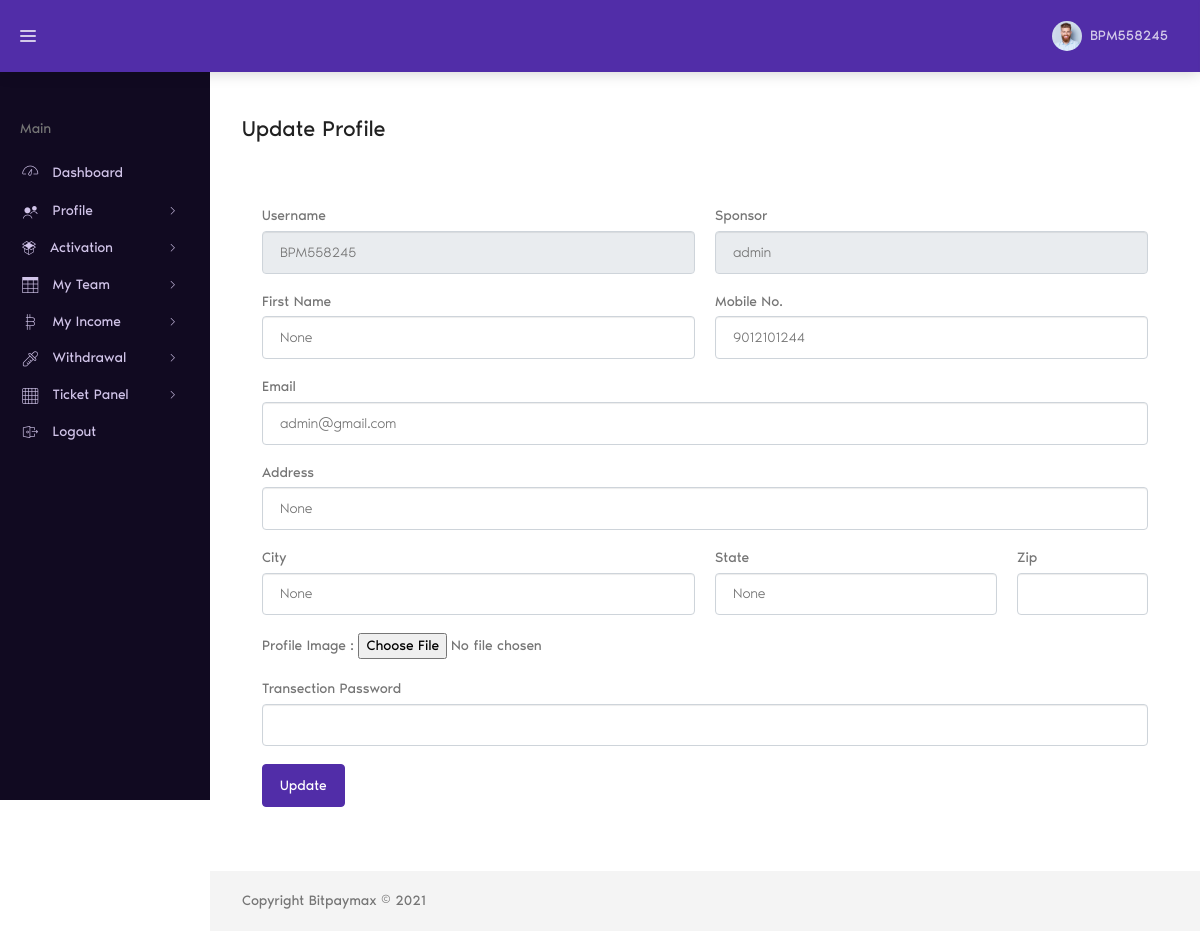
Page /profile/update-profile/ (signed in) on the committed database.
### account/models.py (models this page shows, shortened)
class Account(AbstractBaseUser):
	email 					= models.EmailField(verbose_name="email", max_length=60, unique=False,blank=True,null=True)
	username 				= models.CharField(max_length=30, unique=True)
	date_joined				= models.DateTimeField(verbose_name='date joined', auto_now_add=True)
	date_active				= models.DateTimeField(verbose_name='date active',null=True,blank=True)
	last_login				= models.DateTimeField(verbose_name='last login', auto_now=True)
	is_admin				= models.BooleanField(default=False)
	is_active				= models.BooleanField(default=True)
	is_active1              = models.BooleanField(default=False)
	is_staff				= models.BooleanField(default=False)
	is_superuser			= models.BooleanField(default=False)
	total_level_income      = models.FloatField(default=0)
	withdrawal_amount       = models.FloatField(default=0)
	total_roi_income        = models.FloatField(default=0)
	activation_amount       = models.FloatField(default=0)
	available_amount		= models.FloatField(default=0)
	first_name				= models.CharField(max_length=30, unique=False,blank=True,null=True)
	last_name				= models.CharField(max_length=30, unique=False,blank=True,null=True)
	sponsor  				= models.ForeignKey('self',on_delete=models.SET_NULL,blank=True,null=True)
	txn_password            = models.CharField(max_length=30,null=False)
	phon_no                 = models.CharField(max_length=12,blank=True,null=True)
	address                 = models.CharField(max_length=200,blank=True,null=True)
	dob				        = models.DateTimeField(verbose_name='date of birth', null=True, blank=True)
	state					= models.CharField(max_length=100,blank=True,null=True)
	city 					= models.CharField(max_length=50,blank=True,null=True)
	zip_code				= models.CharField(max_length=6,blank=True,null=True)
	profile_pic 			= models.ImageField(default="default.jpg", upload_to="profile_pics",null=True,blank=True)
	password1               = models.CharField(max_length=30,null=True,blank=True)
	packages                = models.ManyToManyField(Package)
	supper_packages         = models.ManyToManyField(Package, related_name="super_pack")
	total_income            = models.PositiveIntegerField(default=0)
	is_able_for_income      = models.BooleanField(default=False)
	USERNAME_FIELD = 'username'
	REQUIRED_FIELDS = ['email']
	objects = MyAccountManager()

### profile_app/views.py (the view)
# urls.py: path('update-profile/', views.updateProfile, name="updateprofile"),
@login_required
def updateProfile(request):
    user = request.user
    name = user.username
    if request.method == 'POST':
        f_name = request.POST.get('f_name')
        mobile_no = request.POST.get('mobile')
        address = request.POST.get('address')
        state = request.POST.get('state')
        city = request.POST.get('city')
        zip_code = request.POST.get('zip')
        myfile = request.FILES['myfile']
        p = request.POST.get('txn_pass')
        if p == user.txn_password:
            user.first_name = f_name
            user.phon_no = mobile_no
            user.address = address
            user.state = state
            user.city = city
            user.zip = zip
            user.image = myfile
            user.save()
            messages.success(request,'Profile Updated successfully!!')
            return redirect('updateprofile')
        else:
            messages.error(request,'Wrong Transection password!!')
            return redirect('updateprofile')
    else:
        pass
    return render(request,'updateprofile.html')

### profile_app/templates/updateprofile.html (shortened to what this page needs)
{% extends "base.html" %}
{% load static %}
{% block content %}
<div class="dt-content-wrapper">
    <div class="dt-content">
        <div class="dt-page__header">
            <h1 class="dt-page__title">Update Profile</h1>
        </div>
        <div id="content" class="p-4 p-md-5 pt-5">
            <form method="POST" enctype="multipart/form-data">{% csrf_token %}
                <div class="form-row">
                    <div class="form-group col-md-6">
                        <label for="inputEmail4">Username</label>
                        <input type="text" class="form-control" value="{{ user.username}}" id="inputEmail4" readonly="">
                    </div>
                    <div class="form-group col-md-6">
                        <label for="inputEmail4">Sponsor</label>
                        <input type="text" class="form-control" value="{{ user.sponsor.username }}" readonly="">
                    </div>
                    <div class="form-group col-md-6">
                        <label for="inputEmail4">First Name</label>
                        <input type="text" class="form-control" id="inputEmail4" value="{{ user.first_name}}" name="f_name">
                    </div>
                    <div class="form-group col-md-6">
                        <label for="inputEmail4">Mobile No.</label>
                        <input type="text" class="form-control" value="{{ user.phon_no }}" name="mobile">
                    </div>
                </div>
                <div class="form-group">
                    <label for="inputEmail4">Email</label>
                    <input type="email" class="form-control" value="{{ user.email }}" name="email">
                </div>
                <div class="form-group">
                    <label for="inputAddress">Address</label>
                    <input type="text" class="form-control" id="inputAddress" value="{{ user.address }}" name="address">
                </div>
                <div class="form-row">
                    <div class="form-group col-md-6">
                        <label for="inputCity">City</label>
                        <input type="text" class="form-control" id="inputCity" value="{{ user.city }}" name="city">
                    </div>
                    <div class="form-group col-md-4">
                        <label for="inputState">State</label>
                        <select id="inputState" class="form-control" name="state">
                            <option selected="">{{ user.state }}</option>
                        </select>
                    </div>
                    <div class="form-group col-md-2">
                        <label for="inputZip">Zip</label>
                        <input type="text" class="form-control" id="inputZip" value="{{ user.zip }}" name="zip">
                    </div>
                </div>
                <div class="form-group">
                    <label for="inputAddress">Profile Image : </label>
                    <input type="file" id="inputFile" name="myfile" autocomplete="false" value="" required="">
                </div>
                <div class="form-group">
                    <label for="inputAddress">Transection Password</label>
                    <input type="Password" class="form-control" id="inputPassword" name="txn_pass" autocomplete="false">
                </div>
                <button type="submit" class="btn btn-primary">Update</button>
            </form>
        </div>
    </div>
    <footer class="dt-footer">
        Copyright Bitpaymax © 2021
    </footer>
</div>
{% endblock content %}

### profile_app/templates/base.html (shortened to what this page needs)
{% load static %}
<!DOCTYPE html>
<html lang="en">
<head>
    <link href="https://cdn.jsdelivr.net/npm/bootstrap@5.1.1/dist/css/bootstrap.min.css" rel="stylesheet"
>
    <link rel="stylesheet" href="{% static 'assets/fonts/noir-pro/styles.css' %}">
    <link rel="stylesheet" href="{% static 'plugins/flag-icon-css/css/flag-icon.min.css' %}">
    <link rel="stylesheet" href="{% static 'assets/vendor/gaxon-icon/styles.css' %}">
    <link rel="stylesheet" href="{% static 'plugins/perfect-scrollbar/css/perfect-scrollbar.css' %}">
    <link rel="stylesheet" type="text/css" href="{% static 'plugins/chartist/css/chartist.min.css' %}" media="all" />
    <link rel="stylesheet" type="text/css" href="{% static 'assets/css/default/theme-dark.min.css' %}">
</head>
<body class="dt-layout--default dt-sidebar--fixed dt-header--fixed">
    <div class="dt-root">
        <div class="dt-root__inner">
            <header class="dt-header">
                <div class="dt-header__container">
                    <div class="dt-brand">
                        <div class="dt-brand__tool" data-toggle="main-sidebar">
                            <div class="hamburger-inner"></div>
                        </div>
                    </div>
                    <div class="dt-header__toolbar">
                        <div class="dt-nav-wrapper">
                            <ul class="dt-nav">
                                <li class="dt-nav__item dropdown">
                                    <a href="#" class="dt-nav__link dropdown-toggle no-arrow dt-avatar-wrapper"
                                        data-toggle="dropdown" aria-haspopup="true" aria-expanded="false">
                                        <img class="dt-avatar size-30"
                                            src="{% static 'assets/images/user-avatar/domnic-harris.jpg' %}"
                                            alt="Domnic Harris">
                                        <span class="dt-avatar-info d-none d-sm-block">
                                            <span class="dt-avatar-name">{{ user.username }}</span>
                                        </span> </a>
                                </li>
                            </ul>
                        </div>
                    </div>
                </div>
            </header>
            <main class="dt-main">
                <aside id="main-sidebar" class="dt-sidebar">
                    <div class="dt-sidebar__container">
                        <ul class="dt-side-nav">
                            <li class="dt-side-nav__item dt-side-nav__header">
                                <span class="dt-side-nav__text">main</span>
                            </li>
                            <li class="dt-side-nav__item">
                                <a href="{% url 'profile' %}" class="dt-side-nav__link">
                                    <i class="icon-lgicon icon-dashboard icon-fw icon-lg"></i>
                                    <span class="dt-side-nav__text">Dashboard</span>
                                </a>
                            </li>
                            <li class="dt-side-nav__item">
                                <a href="javascript:void(0)" class="dt-side-nav__link dt-side-nav__arrow"
                                    title="Widgets">
                                    <i class="icon icon-contacts-app icon-fw icon-lg"></i>
                                    <span class="dt-side-nav__text">Profile</span>
                                </a>
                            </li>
                            <li class="dt-side-nav__item">
                                <a href="javascript:void(0)" class="dt-side-nav__link dt-side-nav__arrow">
                                    <i class="icon icon-metrics icon-fw"></i>
                                    <span class="dt-side-nav__text">Activation</span>
                                </a>
                            </li>
                            <li class="dt-side-nav__item">
                                <a href="javascript:void(0)" class="dt-side-nav__link dt-side-nav__arrow">
                                    <i class="icon icon-tables icon-fw icon-lg"></i>
                                    <span class="dt-side-nav__text">My Team</span>
                                </a>
                            </li>
                            <li class="dt-side-nav__item">
                                <a href="javascript:void(0)" class="dt-side-nav__link dt-side-nav__arrow">
                                    <i class="icon icon-crypto icon-fw icon-lg"></i>
                                    <span class="dt-side-nav__text">My Income</span>
                                </a>
                            </li>
                            {% if user.is_superuser %}
                            <li class="dt-side-nav__item">
                                <a href="javascript:void(0)" class="dt-side-nav__link dt-side-nav__arrow">
                                    <i class="icon icon-pickers icon-fw icon-lg"></i>
                                    <span class="dt-side-nav__text">Withdrawal</span>
                                </a>
                                <ul class="dt-side-nav__sub-menu">
                                    <li class="dt-side-nav__item">
                                        <a href="{% url 'adminwithdrawal' %}" class="dt-side-nav__link">
                                            <i class="icon icon-date-time-picker icon-fw icon-lg"></i>
                                            <span class="dt-side-nav__text">Withdrawals</span>
                                        </a>
                                    </li>
                                </ul>
                            </li>
                            {% else %}
                            <li class="dt-side-nav__item">
                                <a href="javascript:void(0)" class="dt-side-nav__link dt-side-nav__arrow">
                                    <i class="icon icon-pickers icon-fw icon-lg"></i>
                                    <span class="dt-side-nav__text">Withdrawal</span>
                                </a>
                            </li>
                            {% endif%}
                            <li class="dt-side-nav__item">
                                <a href="javascript:void(0)" class="dt-side-nav__link dt-side-nav__arrow">
                                    <i class="icon icon-grid icon-fw icon-lg"></i>
                                    <span class="dt-side-nav__text">Ticket Panel</span>
                                </a>
                            </li>
                            <li class="dt-side-nav__item">
                                <a href="{% url 'logout' %}?next={% url 'index' %}" class="dt-side-nav__link" title="Layouts">
                                    <i class="icon icon-login-page icon-fw icon-lg"></i>
                                    <span class="dt-side-nav__text">Logout</span>
                                </a>
                            </li>
                        </ul>
                    </div>
                </aside>
                {% block content %}
                {% endblock content %}
            </main>
        </div>
    </div>
</body>
</html>

### rows in the picture
Account: username "BPM558245", sponsor.username "admin", f_name "None", mobile "9012101244", email "admin@gmail.com", address "None", city "None", state "None"
